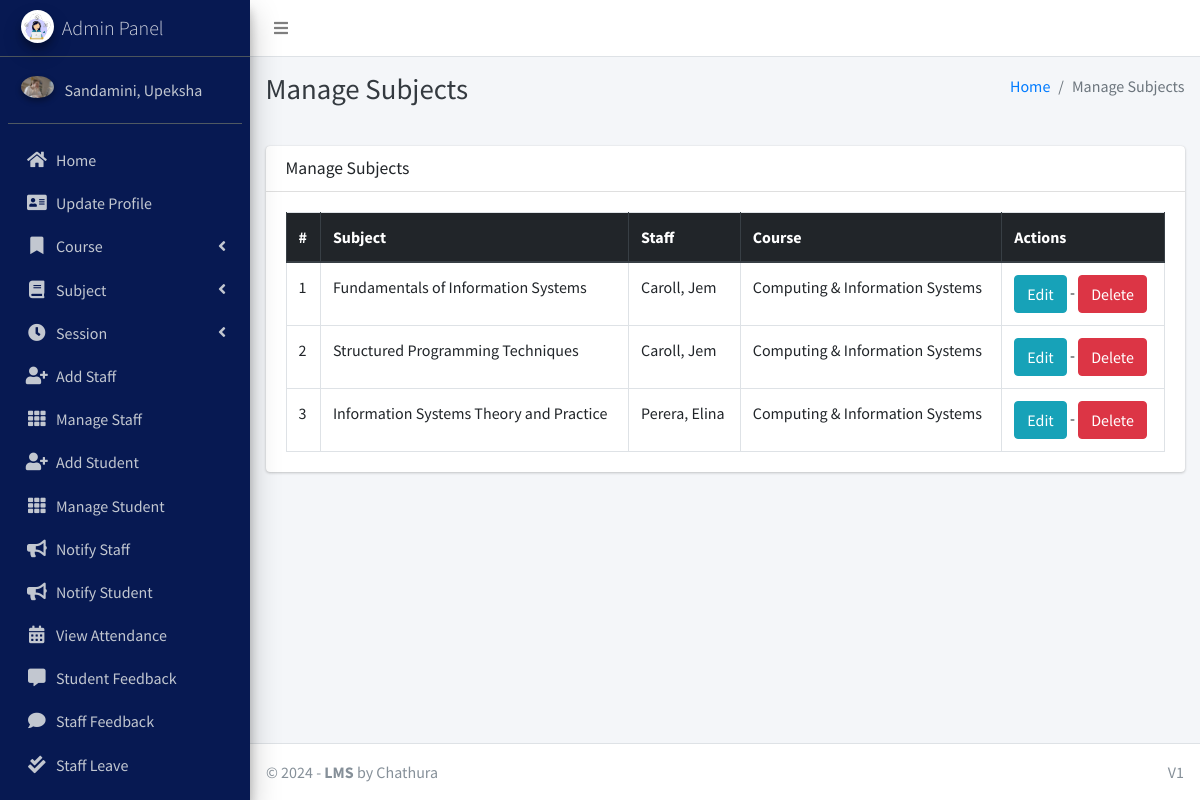
The app's page /subject/manage/ (signed in) with its own data.
### main_app/models.py (models this page shows, shortened)
class CustomUser(AbstractUser):
    USER_TYPE = ((1, "HOD"), (2, "Staff"), (3, "Student"))
    GENDER = [("M", "Male"), ("F", "Female")]
    username = None  # Removed username, using email instead
    email = models.EmailField(unique=True)
    user_type = models.CharField(default=1, choices=USER_TYPE, max_length=1)
    gender = models.CharField(max_length=1, choices=GENDER)
    profile_pic = models.ImageField()
    address = models.TextField()
    fcm_token = models.TextField(default="")  # For firebase notifications
    created_at = models.DateTimeField(auto_now_add=True)
    updated_at = models.DateTimeField(auto_now=True)
    USERNAME_FIELD = "email"
    REQUIRED_FIELDS = []
    objects = CustomUserManager()
    def __str__(self):
        return self.last_name + ", " + self.first_name

class Subject(models.Model):
    name = models.CharField(max_length=120)
    staff = models.ForeignKey(Staff,on_delete=models.CASCADE,)
    course = models.ForeignKey(Course, on_delete=models.CASCADE)
    updated_at = models.DateTimeField(auto_now=True)
    created_at = models.DateTimeField(auto_now_add=True)

class Staff(models.Model):
    course = models.ForeignKey(Course, on_delete=models.DO_NOTHING, null=True, blank=False)
    admin = models.OneToOneField(CustomUser, on_delete=models.CASCADE)

class Course(models.Model):
    name = models.CharField(max_length=120)
    created_at = models.DateTimeField(auto_now_add=True)
    updated_at = models.DateTimeField(auto_now=True)

### main_app/hod_views.py (the view)
# urls.py: path("subject/manage/", hod_views.manage_subject, name='manage_subject'),
def manage_subject(request):
    subjects = Subject.objects.all()
    context = {
        'subjects': subjects,
        'page_title': 'Manage Subjects'
    }
    return render(request, "hod_template/manage_subject.html", context)

### main_app/templates/hod_template/manage_subject.html
{% extends 'main_app/base.html' %}
{% load static %}
{% block page_title %}{{page_title}}{% endblock page_title %}
{% block content %}
<section class="content">
    <div class="container-fluid">
        <div class="row">
            <div class="col-md-12">
                <div class="card">
                    <div class="card-header">
                        <h3 class="card-title">{{page_title}}</h3>
                    </div>
                    <div class="card-body">
                        <table id="example2" class="table table-bordered table-hover">
                            <thead class="thead-dark">
                                <tr>
                                    <th>#</th>
                                    <th>Subject</th>
                                    <th>Staff</th>
                                    <th>Course</th>
                                    <th>Actions</th>
                                </tr>
                            </thead>
                            <tbody>
                                {% for subject in subjects %}
                                <tr>
                                    <td>{{ forloop.counter }}</td>
                                    <td>{{subject.name}}</td>
                                    <td>{{subject.staff.admin}}</td>
                                    <td>{{subject.course.name}}</td>
                                    <td>
                                        <a href="{% url 'edit_subject' subject.id %}" class="btn btn-info">Edit</a> -
                                        <a href="{% url 'delete_subject' subject.id %}" onclick="return confirm('Are you sure you want to delete this ?')" class="btn btn-danger">Delete</a>
                                    </td>
                                </tr>
                                {% endfor %}
                            </tbody>
                        </table>
                    </div>
                </div>
            </div>
        </div>
    </div>
</section>
{% endblock content %}

### main_app/templates/main_app/sidebar_template.html (shortened to what this page needs)
{% load static %}
<aside class="main-sidebar sidebar-dark-info elevation-4">
    {% if request.user.user_type == '1' %}
    <a href="{% url 'admin_home' %}" class="brand-link">
        <img src="{% static 'dist/img/cmsl.png' %} " alt="AdminLTE Logo"
            class="brand-image img-circle elevation-3" >
        <span class="brand-text font-weight-light">Admin Panel</span>
    </a>
    <div class="sidebar">
        <div class="user-panel mt-3 pb-3 mb-3 d-flex">
            <div class="image">
                <img src="{{ request.user.profile_pic}}" class="img-circle elevation-2" alt="User Image">
            </div>
            <div class="info">
                <a href="#" class="d-block">{{user}}</a>
            </div>
        </div>
        <nav class="mt-2">
            <ul class="nav nav-pills nav-sidebar flex-column" data-widget="treeview" role="menu" data-accordion="false">
                <li class="nav-item">
                    {% url 'admin_home' as admin_home %}
                    <a href="{{admin_home}}" class="nav-link {% if admin_home == request.path %} active {% endif %}">
                        <i class="nav-icon fas fa-home"></i>
                        <p>
                            Home
                        </p>
                    </a>
                </li>
                <li class="nav-item">
                    {% url 'admin_view_profile' as admin_view_profile %}
                    <a href="{{admin_view_profile}}"
                        class="nav-link {% if admin_view_profile == request.path %} active {% endif %}">
                        <i class="nav-icon fas fa-address-card"></i>
                        <p>
                            Update Profile
                        </p>
                    </a>
                </li>
                <li class="nav-item has-treeview">
                    <a href="#" class="nav-link">
                        <i class="nav-icon fas fa-bookmark"></i>
                        <p>
                            Course
                            <i class="fas fa-angle-left right"></i>
                        </p>
                    </a>
                </li>
                <li class="nav-item has-treeview">
                    <a href="#" class="nav-link">
                        <i class="nav-icon fas fa-book"></i>
                        <p>
                            Subject
                            <i class="fas fa-angle-left right"></i>
                        </p>
                    </a>
                </li>
                <li class="nav-item has-treeview">
                    <a href="#" class="nav-link">
                        <i class="nav-icon fas fa-clock"></i>
                        <p>
                            Session
                            <i class="fas fa-angle-left right"></i>
                        </p>
                    </a>
                </li>
                <li class="nav-item">
                    {% url 'add_staff' as add_staff %}
                    <a href="{{add_staff}}" class="nav-link {% if add_staff == request.path %} active {% endif %}">
                        <i class="nav-icon fas fa-user-plus"></i>
                        <p>
                            Add Staff
                        </p>
                    </a>
                </li>
                <li class="nav-item">
                    {% url 'manage_staff' as manage_staff %}
                    {% url 'edit_staff' staff_id as edit_staff %}
                    <a href="{{manage_staff}}"
                        class="nav-link {% if manage_staff == request.path or request.path == edit_staff %} active {% endif %}">
                        <i class="nav-icon fas fa-th"></i>
                        <p>
                            Manage Staff
                        </p>
                    </a>
                </li>
                <li class="nav-item">
                    {% url 'add_student' as add_student%}
                    <a href="{{add_student}}" class="nav-link  {% if add_student == request.path %} active {% endif %}">
                        <i class="nav-icon fas fa-user-plus"></i>
                        <p>
                            Add Student
                        </p>
                    </a>
                </li>
                <li class="nav-item">
                    {% url 'manage_student' as manage_student %}
                    {% url 'edit_student' student_id as edit_student %}
                    <a href="{{manage_student}}"
                        class="nav-link  {% if edit_student == request.path or manage_student == request.path %} active {% endif %}">
                        <i class="nav-icon fas fa-th"></i>
                        <p>
                            Manage Student
                        </p>
                    </a>
                </li>
                <li class="nav-item">
                    {% url 'admin_notify_staff' as admin_notify_staff %}
                    <a href="{{admin_notify_staff}}"
                        class="nav-link {% if admin_notify_staff == request.path %} active {% endif %}">
                        <i class="nav-icon fas fa-bullhorn"></i>
                        <p>
                            Notify Staff
                        </p>
                    </a>
                </li>
                <li class="nav-item">
                    {% url 'admin_notify_student' as admin_notify_student %}
                    <a href="{{admin_notify_student}}"
                        class="nav-link {% if admin_notify_student == request.path %} active {% endif %}">
                        <i class="nav-icon fas fa-bullhorn"></i>
                        <p>
                            Notify Student
                        </p>
                    </a>
                </li>
                <li class="nav-item">
                    {% url 'admin_view_attendance' as admin_view_attendance %}
                <li class="nav-item">
                    <a href="{{admin_view_attendance}}"
                        class="nav-link  {% if admin_view_attendance == request.path %} active {% endif %}">
                        <i class="nav-icon fas fa-calendar-alt"></i>
                        <p>
                            View Attendance
                        </p>
                    </a>
                </li>
                <li class="nav-item">
                    {% url 'student_feedback_message' as student_feedback_message %}
                    <a href="{{ student_feedback_message }}"
                        class="nav-link  {% if student_feedback_message == request.path %} active {% endif %}">
                        <i class="nav-icon fas fa-comment-alt"></i>
                        <p>
                            Student Feedback
                        </p>
                    </a>
                </li>
                <li class="nav-item">
                    {% url 'staff_feedback_message' as staff_feedback_message %}
                    <a href="{{staff_feedback_message}}"
                        class="nav-link   {% if staff_feedback_message == request.path %} active {% endif %}">
                        <i class="nav-icon fas fa-comment"></i>
                        <p>
                            Staff Feedback
                        </p>
                    </a>
                </li>
                <li class="nav-item">
                    {% url 'view_staff_leave' as view_staff_leave %}
                    <a href="{{view_staff_leave}}"
                        class="nav-link  {% if view_staff_leave == request.path %} active {% endif %}">
                        <i class="nav-icon fas fa-check-double"></i>
                        <p>
                            Staff Leave
                        </p>
                    </a>
                </li>
                <li class="nav-item">
                    {% url 'view_student_leave' as view_student_leave %}
                    <a href="{% url 'view_student_leave' %}"
                        class="nav-link  {% if view_student_leave == request.path %} active {% endif %}">
                    </a>
                </li>
                                        {% endif %}
                                    </ul>
                                </nav>
                            </div>
</aside>

### records on screen
CustomUser: user.profile_pic (picture), last_name+first_name "Sandamini, Upeksha"
Subject: name "Fundamentals of Information Systems", staff.admin "Caroll, Jem", course.name "Computing & Information Systems"
Subject: name "Structured Programming Techniques", staff.admin "Caroll, Jem", course.name "Computing & Information Systems"
Subject: name "Information Systems Theory and Practice", staff.admin "Perera, Elina", course.name "Computing & Information Systems"

### other values on screen
{{ page_title }} "Manage Subjects"
